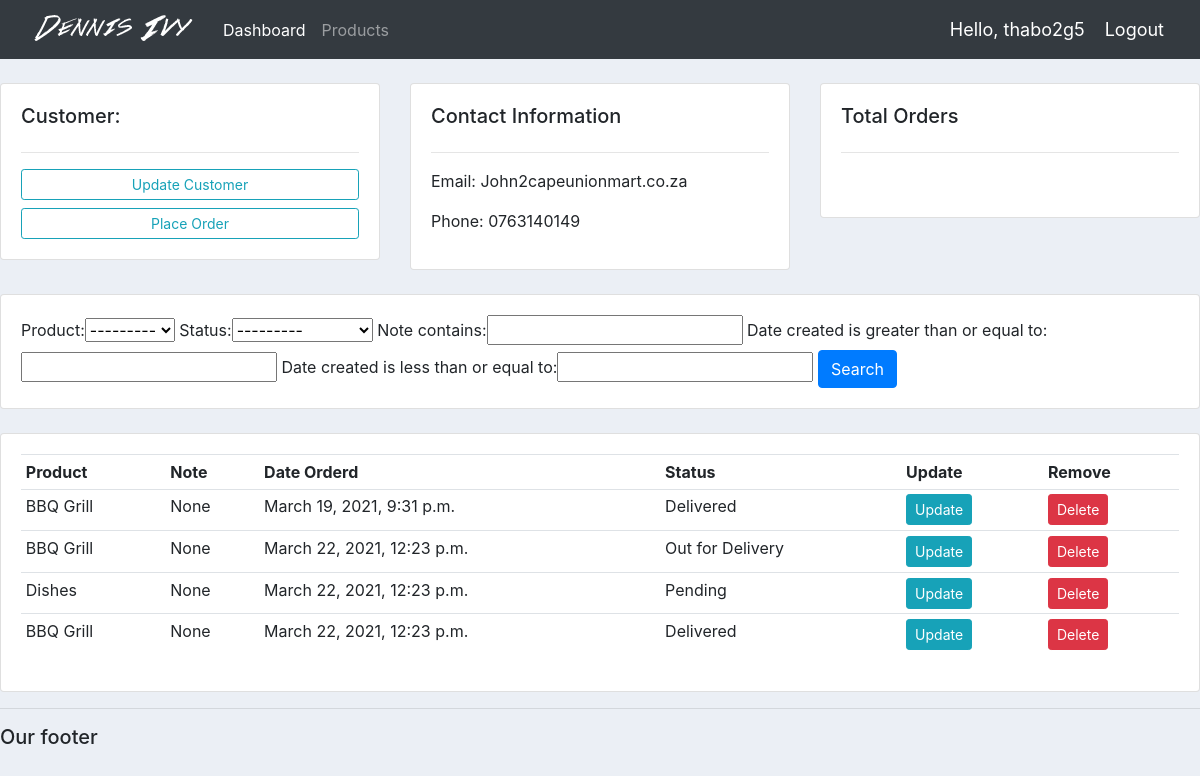
The app's page /customer/1/ (signed in) with its own data.
### accounts/models.py (models this page shows, shortened)
class Customers(models.Model):
    name = models.CharField(max_length=200, null=True)
    phone = models.CharField(max_length=200, null=True)
    email = models.CharField(max_length=200, null=True)
    date_created = models.DateTimeField(auto_now_add=True, null=True)

class Order(models.Model):
    STATUS = (
        ('Pending', 'Pending'),
        ('Out for Delivery', 'Out for Delivery'),
        ('Delivered', 'Delivered'),
    )
    customer = models.ForeignKey(
        Customers, null=True, on_delete=models.SET_NULL)
    product = models.ForeignKey(Product, null=True, on_delete=models.SET_NULL)
    date_created = models.DateTimeField(auto_now_add=True, null=True)
    status = models.CharField(max_length=200, null=True, choices=STATUS)
    note = models.CharField(max_length=1000, null=True, choices=STATUS)

class Product(models.Model):
    CATEGORY = (
        ('Indoor', 'Indoor'),
        ('Outdoor', 'Outdoor'),
    )
    name = models.CharField(max_length=200, null=True)
    price = models.FloatField(null=True)
    category = models.CharField(max_length=200, null=True, choices=CATEGORY)
    description = models.CharField(max_length=200, null=True, blank=True)
    date_created = models.DateTimeField(auto_now_add=True, null=True)
    tag = models.ManyToManyField(Tag)
    def __str__(self):
        return self.name

### accounts/views.py (the view)
# urls.py: path('customer/<str:pk>/', views.customer,name="customer"),
@login_required(login_url='login')
def customer(request, pk):
    customer = Customers.objects.get(id=pk)
    orders = customer.order_set.all()
    orders_count = orders.count()
    myFilter = OrderFilter(request.GET, queryset=orders)
    orders = myFilter.qs
    context = {
        'customer': customer,
        'orders': orders,
        'orders_count': orders_count,
        'myFilter': myFilter
    }
    return render(request, "accounts/customer.html", context)

### accounts/templates/accounts/customer.html
{% extends 'accounts/main.html' %} {% block content %}
<br />
<div class="row">
	<div class="col-md">
		<div class="card card-body">
			<h5>Customer:</h5>
			<hr />
			<a class="btn btn-outline-info btn-sm btn-block" href="">Update Customer</a>
			<a class="btn btn-outline-info btn-sm btn-block" href="{% url 'create_order' customer.id %}">Place Order</a>
		</div>
	</div>
	<div class="col-md">
		<div class="card card-body">
			<h5>Contact Information</h5>
			<hr />
			<p>Email: {{customer.email}}</p>
			<p>Phone: {{customer.phone}}</p>
		</div>
	</div>
	<div class="col-md">
		<div class="card card-body">
			<h5>Total Orders</h5>
			<hr />
			<h1 style="text-align: center; padding: 10px">{{order_count}}</h1>
		</div>
	</div>
</div>
<br />
<div class="row">
	<div class="col">
		<div class="card card-body">
			<form method="get">
				{{myFilter.form}}
				<button class="btn btn-primary" type="submit">Search</button>
			</form>
		</div>
	</div>
</div>
<br />
<div class="row">
	<div class="col-md">
		<div class="card card-body">
			<table class="table table-sm">
				<tr>
					<th>Product</th>
					<th>Note</th>
					<th>Date Orderd</th>
					<th>Status</th>
					<th>Update</th>
					<th>Remove</th>
				</tr>
				{% for order in orders %}
				<tr>
					<td>{{order.product}}</td>
					<td>{{order.note}}</td>
					<td>{{order.date_created}}</td>
					<td>{{order.status}}</td>
					<td><a class="btn btn-sm btn-info" href="{% url 'update_order' order.id %}">Update</a></td>
					<td><a class="btn btn-sm btn-danger" href="{% url 'delete_order' order.id %}">Delete</a></td>
				</tr>
				{% endfor %}
			</table>
		</div>
	</div>
</div>
{% endblock %}

### accounts/templates/accounts/navbar.html (shortened to what this page needs)
{% load static %}
<nav class="navbar navbar-expand-lg navbar-dark bg-dark">
	<a href="{% url 'home'%}"><img src="{% static 'images/logo.png' %}" /></a>
	<div class="collapse navbar-collapse" id="navbarNav">
		<ul class="navbar-nav">
			<li class="nav-item active">
				<a class="nav-link" href="{% url 'home' %}">Dashboard</a>
			</li>
			<li class="nav-item">
				<a class="nav-link" href="{%url 'products' %}">Products</a>
			</li>
		</ul>
	</div>
	<span class="hello-msg">Hello, {{request.user}} </span>
	<span><a class="hello-msg" href="{% url 'logout' %}">Logout</a></span>
</nav>

### static/css/main.css (style rules this page uses)
body { background-color: #ebeff5; }

### accounts/templates/accounts/navbar.html (style rules this page uses)
.hello-msg { font-size: 18px; color: #fff; margin-right: 20px; }

### records on screen
Customers: email "John2capeunionmart.co.za", phone "0763140149"
Order: product "BBQ Grill", note "None", date_created "March 19, 2021, 9:31 p.m.", status "Delivered"
Order: product "BBQ Grill", note "None", date_created "March 22, 2021, 12:23 p.m.", status "Out for Delivery"
Order: product "Dishes", note "None", date_created "March 22, 2021, 12:23 p.m.", status "Pending"
Order: product "BBQ Grill", note "None", date_created "March 22, 2021, 12:23 p.m.", status "Delivered"

### other values on screen
{{ request.user }} "thabo2g5"
